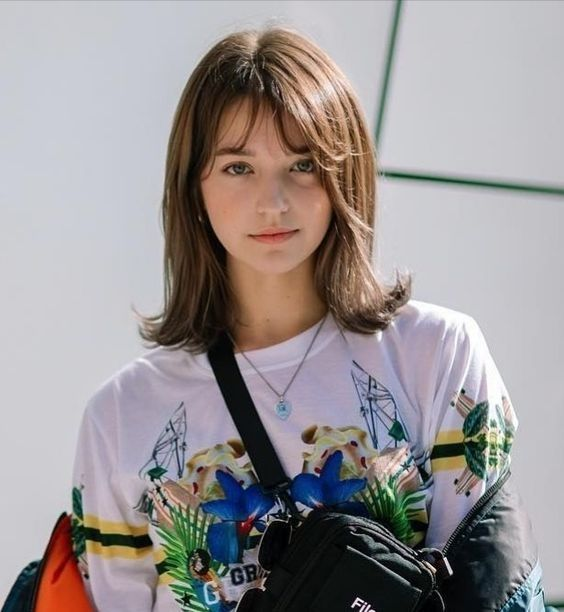
%> input picture coverImage.jpeg, 564 x 612 px
$ octave watermarkEmbedding.m   (GNU Octave 9; MATLAB toolbox functions it lacks are replaced by stand-ins)
%> lines starting %> are read from the running program, lines starting %| are printed output that depends on the picture
% watermarkEmbedding.m
% Script untuk embedding watermark menggunakan DWT

% Nama file gambar cover dan watermark
coverImageFile = 'coverImage.jpeg'; % Ganti dengan path gambar cover Anda
watermarkImageFile = 'watermarkImage.png'; % Ganti dengan path gambar watermark Anda

% Memeriksa keberadaan file gambar
if ~isfile(coverImageFile)
    error('File gambar cover tidak ditemukan: %s', coverImageFile);
end

if ~isfile(watermarkImageFile)
    error('File gambar watermark tidak ditemukan: %s', watermarkImageFile);
end

% Membaca gambar cover dan gambar watermark
coverImage = imread(coverImageFile);
%> coverImage is the input picture: size 612x564x3 uint8; mean R, G, B 153.8, 147.9, 148.6
watermarkImage = imread(watermarkImageFile);
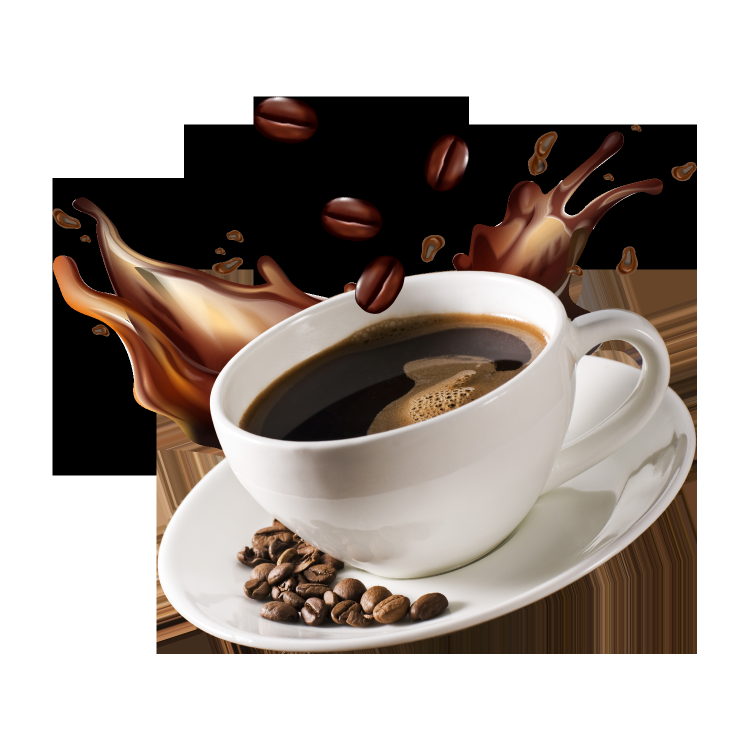
%> input picture watermarkImage.png, 1500 x 1500 px (shown at 1/2 size)
%> watermarkImage is the input picture: size 1500x1500x3 uint8; mean R, G, B 170.9, 162.1, 156.2

% Mengubah gambar watermark ke grayscale jika berwarna
if size(watermarkImage, 3) == 3
    watermarkImage = rgb2gray(watermarkImage);
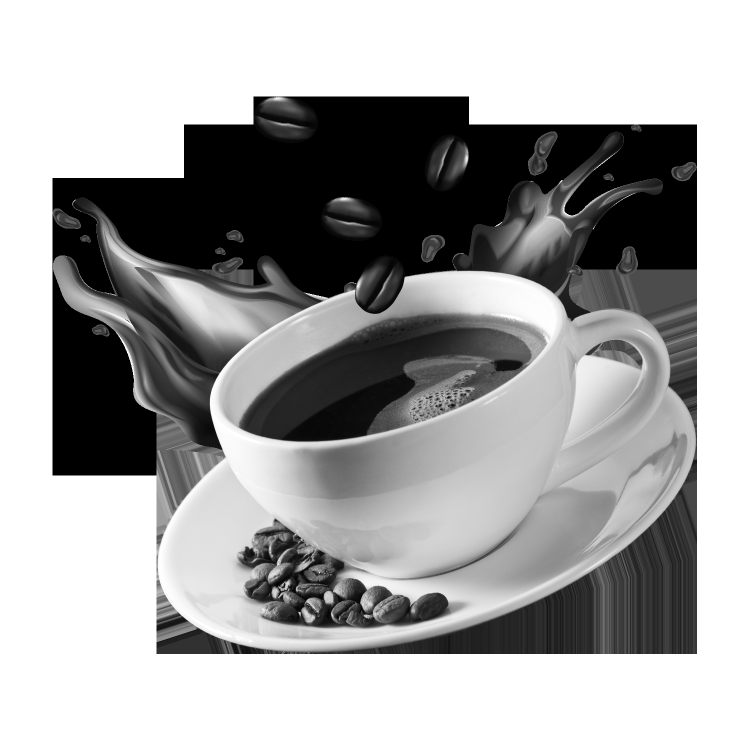
%> watermarkImage: size 1500x1500 uint8 (shown at 1/2 size); min 0, max 255, mean 164
end

% Mengubah tipe data ke double
watermarkImage = double(watermarkImage);
%> watermarkImage: size 1500x1500 double

% Menginisialisasi gambar hasil watermarking
watermarkedImage = zeros(size(coverImage), 'like', coverImage);
%> watermarkedImage: size 612x564x3 uint8; every value is 0

% Melakukan DWT dan embedding pada setiap kanal warna
alpha = 0.05; % Faktor skala untuk watermark
for k = 1:3
    % Mengambil kanal warna
    coverChannel = double(coverImage(:, :, k));

    % Melakukan DWT pada kanal warna cover
    [LL, LH, HL, HH] = dwt2(coverChannel, 'haar');

    % Mengubah ukuran gambar watermark agar sesuai dengan ukuran sub-band LL
    [rowsLL, colsLL] = size(LL);
    watermarkImageResized = imresize(watermarkImage, [rowsLL, colsLL]);

    % Melakukan embedding watermark pada sub-band LL
    LL_watermarked = LL + alpha * watermarkImageResized;

    % Menggabungkan kembali sub-band
    watermarkedChannel = idwt2(LL_watermarked, LH, HL, HH, 'haar');

    % Menyimpan kanal warna hasil watermarking
    watermarkedImage(:, :, k) = uint8(watermarkedChannel);
end
%> this loop made 3 passes
%> pass 1, `coverChannel = double(coverImage(:, :, k));`:
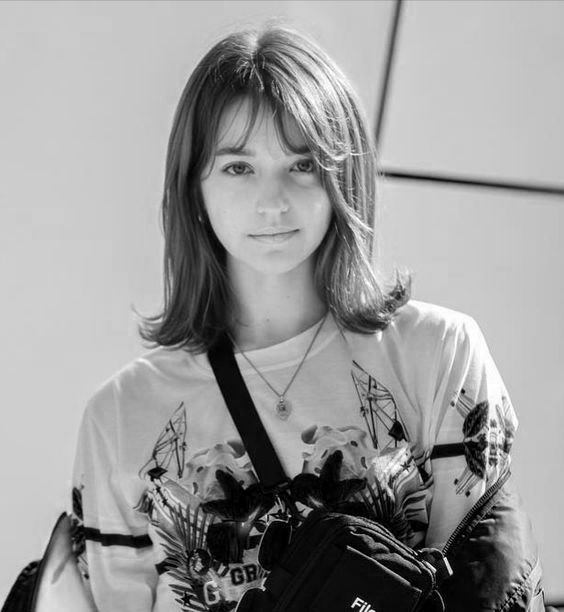
%> coverChannel: size 612x564 double; min 0, max 255, mean 153.8
%> pass 1, `[LL, LH, HL, HH] = dwt2(coverChannel, 'haar');`:
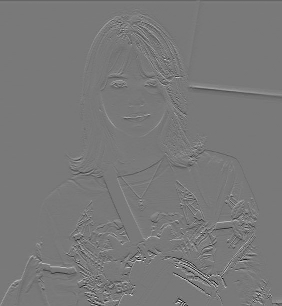
%> LH: size 306x282 double; min -138, max 152.5, mean 0.1; drawn with min black and max white
%> pass 1, `[LL, LH, HL, HH] = dwt2(coverChannel, 'haar');`:
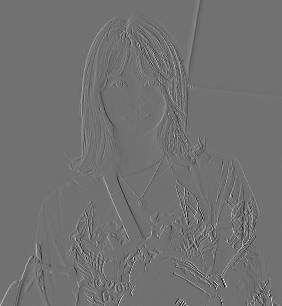
%> HL: size 306x282 double; min -140, max 174.5, mean 0.1; drawn with min black and max white

% Menyimpan gambar hasil watermarking
imwrite(watermarkedImage, 'watermarkedImage.jpg');

% Menampilkan gambar asli dan gambar hasil watermarking
figure;
subplot(1, 2, 1);
imshow(coverImage);
title('Gambar Asli');

subplot(1, 2, 2);
imshow(watermarkedImage);
title('Gambar dengan Watermark');
